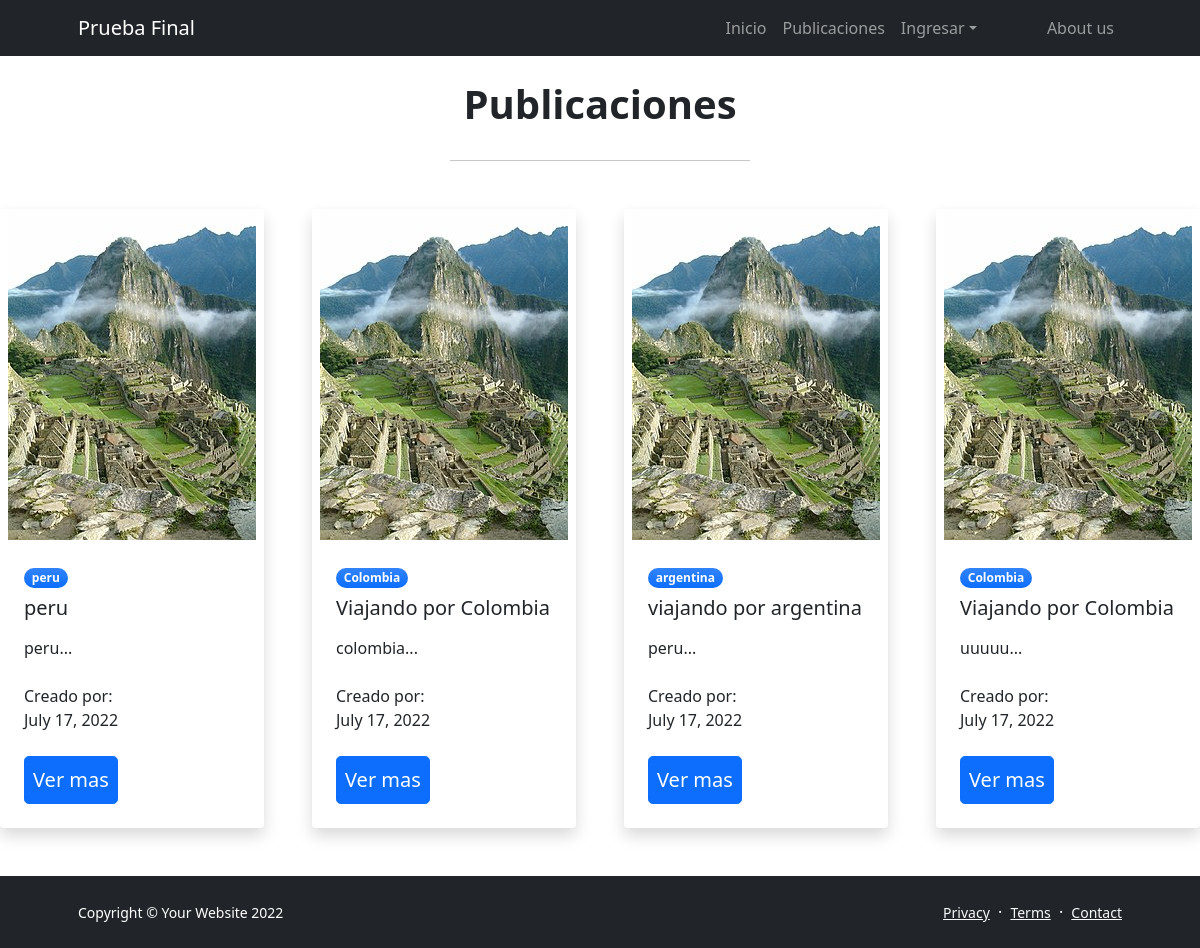
Page /pruebafinalapp/publicaciones on the committed database.
### PruebaFinalApp/models.py (models this page shows)
class Publicaciones(models.Model):
    imagen = models.ImageField(null=True, blank=True)
    pais = models.CharField(max_length=50)
    titulo = models.CharField(max_length=50)
    descripcion = models.TextField()
    fecha_viaje = models.DateField()
    class Meta:
        verbose_name_plural = "Publicaciones"
        db_table = "imageupload"

### PruebaFinalApp/views.py (the view)
# urls.py: path('publicaciones', publicaciones, name='publicaciones'),
def publicaciones(request):
        publicaciones = Publicaciones.objects.all()
        return render(request, "PruebaFinalApp/publicaciones.html", {"publicaciones":publicaciones})

### PruebaFinalApp/templates/PruebaFinalApp/publicaciones.html (shortened to what this page needs)
{%extends 'PruebaFinalApp/base.html' %}
{%block contenido%}
<br>
<h1 style="text-align: center;"><b>Publicaciones</b></h1>
<br>
<hr style="width: 25%; margin: auto;">
<br>
<br>
<div class="row gx-5">
        {%for publicacion in publicaciones%}
        <div class="col-lg-3 mb-5">
            <div class="card h-100 shadow border-0">
                <img class="card-img-top" src="{{publicacion.imagen.url}}" alt="..." style="max-width: 400px; max-height: 400px; height: auto; width: auto; align-self: center;"/>
                <div class="card-body p-4">
                    <div class="badge bg-primary bg-gradient rounded-pill mb-2">{{publicacion.pais}}</div>
                    <h5 class="card-title mb-3">{{publicacion.titulo}}</h5></a>
                    <p class="card-text mb-0">{{publicacion.descripcion|slice:120}}...</p>
                    <br>
                    <p class="card-text mb-0">Creado por: </p>
                    <p class="card-text mb-0">{{publicacion.fecha_viaje}}</p>
                    <br>
                    <a class="btn btn-primary btn-lg px-2 me-sm2" href="">Ver mas</a>
                </div>
            </div>
        </div>
    {%endfor%}
</div>
{%endblock%}

### rows in the picture
Publicaciones: imagen (picture), pais "peru", titulo "peru", descripcion "peru", fecha_viaje "July 17, 2022"
Publicaciones: imagen (picture), pais "Colombia", titulo "Viajando por Colombia", descripcion "colombia", fecha_viaje "July 17, 2022"
Publicaciones: imagen (picture), pais "argentina", titulo "viajando por argentina", descripcion "peru", fecha_viaje "July 17, 2022"
Publicaciones: imagen (picture), pais "Colombia", titulo "Viajando por Colombia", descripcion "uuuuu", fecha_viaje "July 17, 2022"
